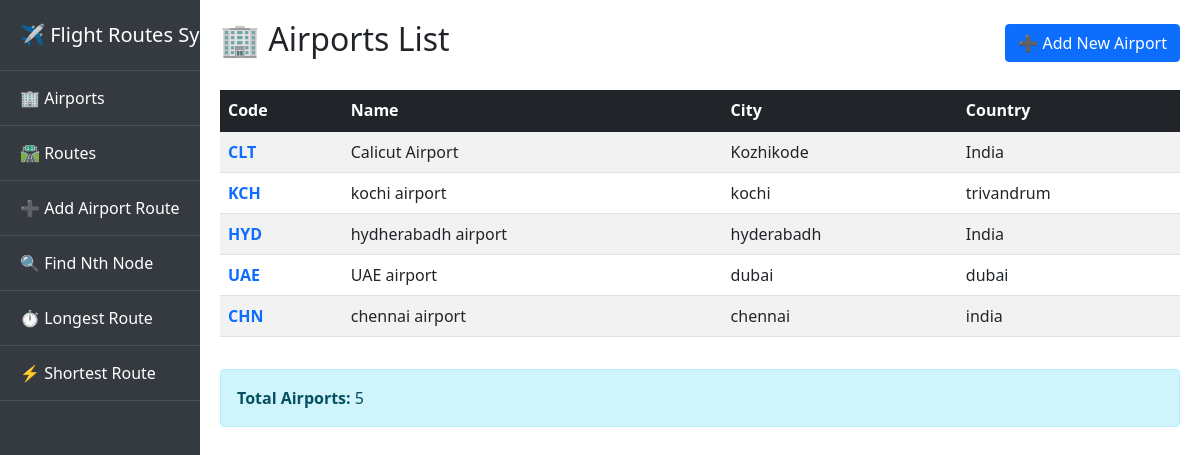
Before: /airports/ with the older database file.
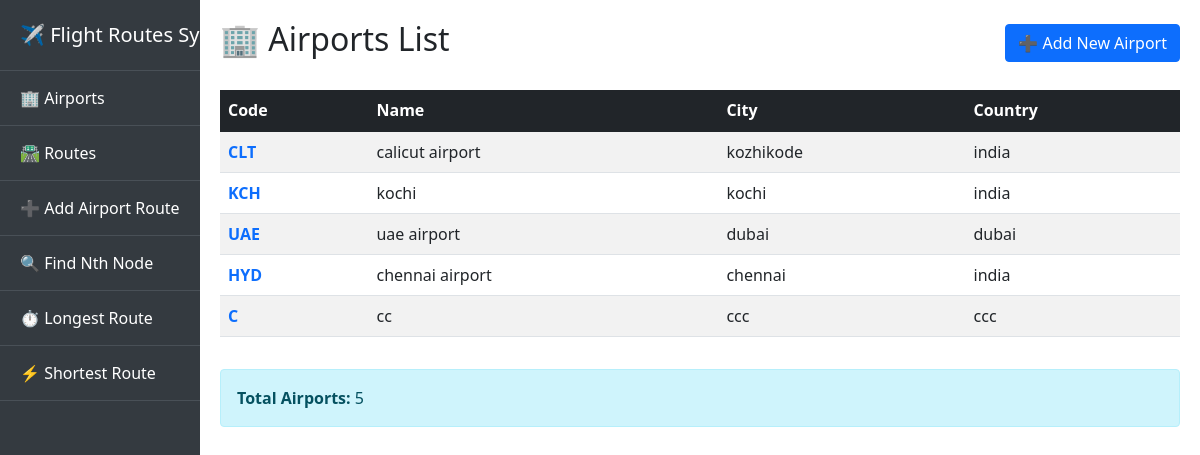
After: the same page with the newer database file.
### core/models.py (models this page shows, shortened)
class Airport(models.Model):
    code = models.CharField(max_length=3, unique=True, primary_key=True)
    name = models.CharField(max_length=100)
    city = models.CharField(max_length=100)
    country = models.CharField(max_length=100)

### core/views.py (the view)
# urls.py: path('airports/', views.airport_list, name='airport_list'),
def airport_list(request):
    airports = Airport.objects.all()
    return render(request, 'airport_list.html', {'airports': airports})

### templates/airport_list.html
{% extends 'base.html' %}
{% block content %}
<div class="row">
    <div class="col-md-12">
        <div class="d-flex justify-content-between align-items-center mb-4">
            <h2>🏢 Airports List</h2>
            <a href="{% url 'add_airport' %}" class="btn btn-primary">➕ Add New Airport</a>
        </div>
        {% if airports %}
            <div class="table-responsive">
                <table class="table table-striped table-hover">
                    <thead class="table-dark">
                        <tr>
                            <th>Code</th>
                            <th>Name</th>
                            <th>City</th>
                            <th>Country</th>
                        </tr>
                    </thead>
                    <tbody>
                        {% for airport in airports %}
                        <tr>
                            <td><strong class="text-primary">{{ airport.code }}</strong></td>
                            <td>{{ airport.name }}</td>
                            <td>{{ airport.city }}</td>
                            <td>{{ airport.country }}</td>
                        </tr>
                        {% endfor %}
                    </tbody>
                </table>
            </div>
            <div class="alert alert-info mt-3">
                <strong>Total Airports:</strong> {{ airports.count }}
            </div>
        {% else %}
            <div class="alert alert-warning text-center">
                <h4>No airports found!</h4>
                <p>There are no airports in the system yet.</p>
                <a href="{% url 'add_airport' %}" class="btn btn-primary">Add First Airport</a>
            </div>
        {% endif %}
    </div>
</div>
{% endblock %}

### templates/base.html (shortened to what this page needs)
<!DOCTYPE html>
<html lang="en">
<head>
    <link href="https://cdn.jsdelivr.net/npm/bootstrap@5.1.3/dist/css/bootstrap.min.css" rel="stylesheet">
</head>
<body>
    <div class="container-fluid">
        <div class="row">
            <div class="col-md-3 col-lg-2 sidebar">
                <a class="navbar-brand" href="{% url 'home' %}">✈️ Flight Routes System</a>
                <div class="navbar-nav flex-column w-100">
                    <a class="nav-link" href="{% url 'airport_list' %}">🏢 Airports</a>
                    <a class="nav-link" href="{% url 'route_list' %}">🛣️ Routes</a>
                    <a class="nav-link" href="{% url 'add_route' %}">➕ Add Airport Route</a>
                    <a class="nav-link" href="{% url 'find_nth_node' %}">🔍 Find Nth Node</a>
                    <a class="nav-link" href="{% url 'longest_route' %}">⏱️ Longest Route</a>
                    <a class="nav-link" href="{% url 'shortest_route' %}">⚡ Shortest Route</a>
                </div>
            </div>
            <div class="col-md-9 col-lg-10 content">
                {% block content %}
                {% endblock %}
            </div>
        </div>
    </div>
</body>
</html>

### templates/base.html (style rules this page uses)
.sidebar { min-height: 100vh; background-color: #343a40; padding: 0; }
.sidebar .nav-link { color: #fff; padding: 15px 20px; border-bottom: 1px solid #495057; margin: 0; }
.sidebar .navbar-brand { color: #fff; padding: 20px; border-bottom: 1px solid #495057; margin: 0; display: block; }
.content { padding: 20px; }

Changed rows visible on the page:
removed Airport: code "CHN", name "chennai airport", city "chennai", country "india"
changed Airport "CLT": name "Calicut Airport" → "calicut airport"; city "Kozhikode" → "kozhikode"; country "India" → "india"
changed Airport "KCH": name "kochi airport" → "kochi"; country "trivandrum" → "india"
changed Airport "UAE": name "UAE airport" → "uae airport"; moves up the list
changed Airport "HYD": name "hydherabadh airport" → "chennai airport"; city "hyderabadh" → "chennai"; country "India" → "india"
added Airport: code "C", name "cc", city "ccc", country "ccc"
